Frame 1 (no input): blank canvas, image omitted
Frame 60 (the mouse pressed at the canvas centre just before this capture): blank canvas, image omitted
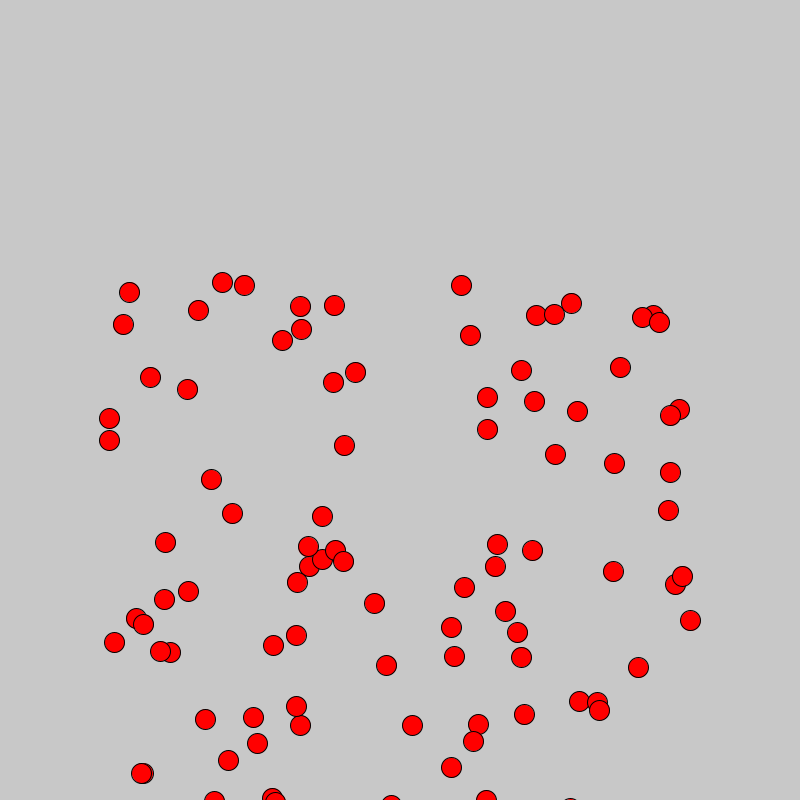
Frame 120 (the mouse held since frame 60 and released just before this capture)

The Processing sketch whose frames 1 and 60 were blank and that drew this single picture after the mouse press (run headless with seeded random() and noise(); from frame 60 on, the mouse is pressed at the canvas centre):

// Processing sketch: ArrayList_Explosion
// ── ArrayList_Explosion.pde
ArrayList<Shape> shapes = new ArrayList<Shape>();
int nextshapetype;
void setup() {
  size(800, 800);
}

void mousePressed(){
  nextshapetype++;
  if (nextshapetype==4){
  nextshapetype=1;
}
  for(int i = 0; i < 100; i++){
    shapes.add(new Shape(mouseX, mouseY, nextshapetype));   
  }
}

void draw() {
  background(200);

  for (int i = shapes.size()-1; i >= 0; i--) {
    shapes.get(i).move();
    shapes.get(i).display();
    
    if(shapes.get(i).isOffScreen()){
      shapes.remove(i);
    }
  }
}

class Shape {

  float x;
  float y;
  int shapetype;
  float xSpeed = random(-5, 5);
  float ySpeed = random(-5, 5);
  
  Shape(float x, float y, int z){
    this.x = x;
    this.y = y;
    this.shapetype=z;
  }
 
  void move() {
    x += xSpeed;
    y += ySpeed;
    ySpeed+=0.098;
  }

  void display() {
    if (shapetype==1){
      fill(255,0,0);
      ellipse(x, y, 20, 20);
    }
    if (shapetype==2){
      fill(0,255,0);
      rectMode(CENTER);
      rect(x, y, 20, 20);
    }
    if (shapetype==3){
      fill(0,0,255);
      triangle(x-10, y+10, x, y-8,x+10,y+10);
    }
  }
  
  boolean isOffScreen(){
    return x < 0 || x > width || y < 0 || y > height;
  }
}
